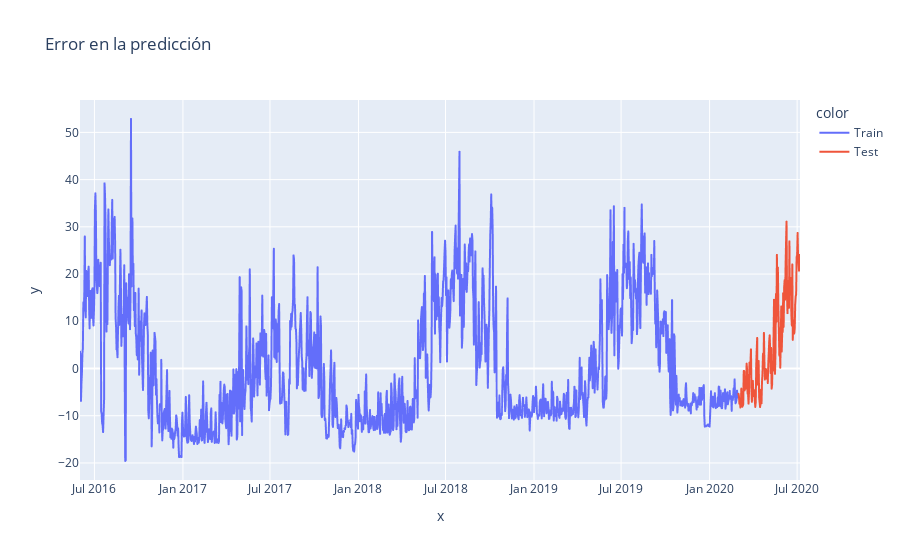

Notebook code cell kept with this figure:
### Code cell
#3

# Calcular los errores para el conjunto de entrenamiento y prueba
error_train = y_train - train_pred
error_test = y_test - test_pred

# Concatenar los errores
error = pd.concat([error_train, error_test])

# Graficar los errores
fig = px.line(x=df.date, y=error, title='Error en la predicción', color=df.set)

# Mostrar el gráfico interactivo de errores
fig.show()

### Figure 1 — Plotly figure (JSON) as saved in the notebook; plotly's stock layout.template omitted (floating-point values rounded to 4 significant figures; data arrays with more than 128 entries replaced by an {"elided": "..."} marker saying what was removed)
{"data": [{"hovertemplate": "color=Train<br>x=%{x}<br>y=%{y}<extra></extra>", "legendgroup": "Train", "line": {"color": "#636efa", "dash": "solid"}, "marker": {"symbol": "circle"}, "mode": "lines", "name": "Train", "showlegend": true, "type": "scattergl", "x": {"elided": "1369 str values"}, "xaxis": "x", "y": {"elided": "1369 float values"}, "yaxis": "y"}, {"hovertemplate": "color=Test<br>x=%{x}<br>y=%{y}<extra></extra>", "legendgroup": "Test", "line": {"color": "#EF553B", "dash": "solid"}, "marker": {"symbol": "circle"}, "mode": "lines", "name": "Test", "showlegend": true, "type": "scattergl", "x": {"elided": "129 str values"}, "xaxis": "x", "y": {"elided": "129 float values"}, "yaxis": "y"}], "layout": {"legend": {"title": {"text": "color"}, "tracegroupgap": 0}, "title": {"text": "Error en la predicción"}, "xaxis": {"anchor": "y", "domain": [0, 1], "title": {"text": "x"}}, "yaxis": {"anchor": "x", "domain": [0, 1], "title": {"text": "y"}}}}
